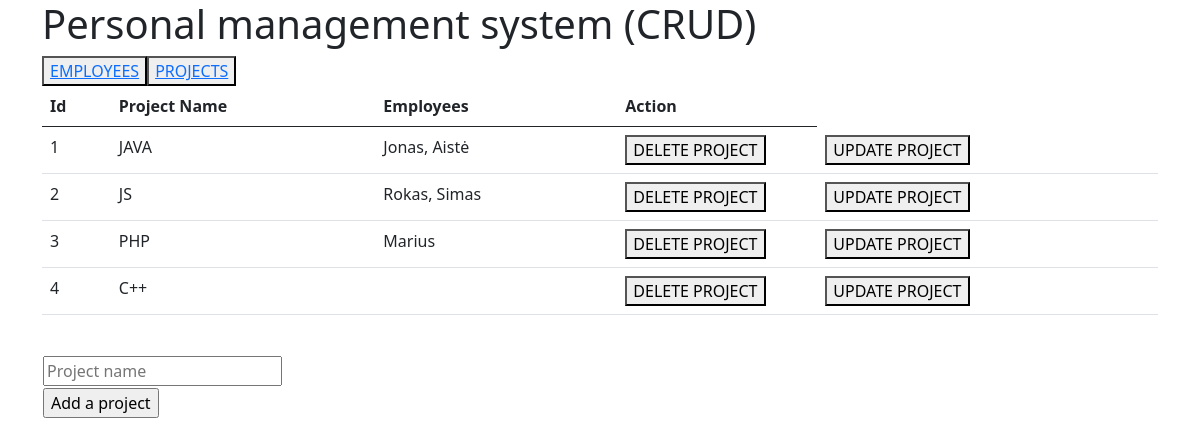
/project.php, run on the app's committed database.
### tables this page shows
CREATE TABLE `project` (
  `id` int(11) NOT NULL AUTO_INCREMENT,
  `name` varchar(45) NOT NULL,
  PRIMARY KEY (`id`),
  UNIQUE KEY `name_UNIQUE` (`name`)
);

### project.php (the view, shortened to what this page needs)
<!DOCTYPE html>
<html lang="en">
<head>
    <link href="https://cdn.jsdelivr.net/npm/bootstrap@5.0.2/dist/css/bootstrap.min.css" rel="stylesheet">
</head>
<body class="container">
<?php
    print '<h1>Personal management system (CRUD)</h1>';
    $employees = './' . $_GET['file'] . 'index.php';
    $project = './' . $_GET['file'] . 'project.php';
    print '<button id="button">' .
             '<a class="button" href=' . $employees . '>'."EMPLOYEES".'</a>' .
          '</button>';
    print '<button id="button">' .
             '<a class="button" href=' . $project . '>'."PROJECTS".'</a>' .
          '</button>';
    $servername = "localhost";
    $username = "root";
    $password = "mysql";
    $dbname = "php2021";
    $conn = mysqli_connect($servername, $username, $password, $dbname);
    $sql = "SELECT project.id, project.name, group_concat(employees.firstname SEPARATOR ', ') as firstnames
                FROM project
                LEFT JOIN employees
                ON project.id = employees.project_id
                GROUP BY project.id;
            ";
    $result = mysqli_query($conn, $sql);
    if (mysqli_num_rows($result) > 0) {
        print("<table class='table'><thead>");
        print("<tr><th>Id</th><th>Project Name</th><th>Employees</th><th>Action</th></tr>");
        print("</thead>");
            while ($row = mysqli_fetch_assoc($result)) {
                print('<tr>'
                    . '<td>' . $row['id'] . '</td>'
                    . '<td>' . $row['name'] . '</td>'
                    . '<td>' . $row['firstnames'] . '</td>'
                    . '<td style="width:200px">' . '<a href="?action=delete&id='  . $row['id'] . '"><button>DELETE PROJECT</button></a>' . '</td>'
                    . '<td>' .
                        '<form action="" method="post">' .
                        '<input name="id" value=' . $row["id"] . ' hidden>' .
                        '<button type="submit" name="update" value="update">UPDATE PROJECT</button>' .
                        '</form>' .
                     '</td>'
                    . '</tr>');
            }
        } else {
            echo "0 results";
        }
        print("</table>");
    ?>
    <br>
    <form action="" method="post" name="form1">
		<table>
			<tr>
				<td><input type="text" name="prname" placeholder="Project name"></td>
			</tr>
			<tr>
				<td><input type="submit" name="Submit" value="Add a project"></td>
			</tr>
		</table>
	</form>
</body>
</html>

### data on the page
project: id "1", name "JAVA", firstnames "Jonas, Aistė"
project: id "2", name "JS", firstnames "Rokas, Simas"
project: id "3", name "PHP", firstnames "Marius"
project: id "4", name "C++"
